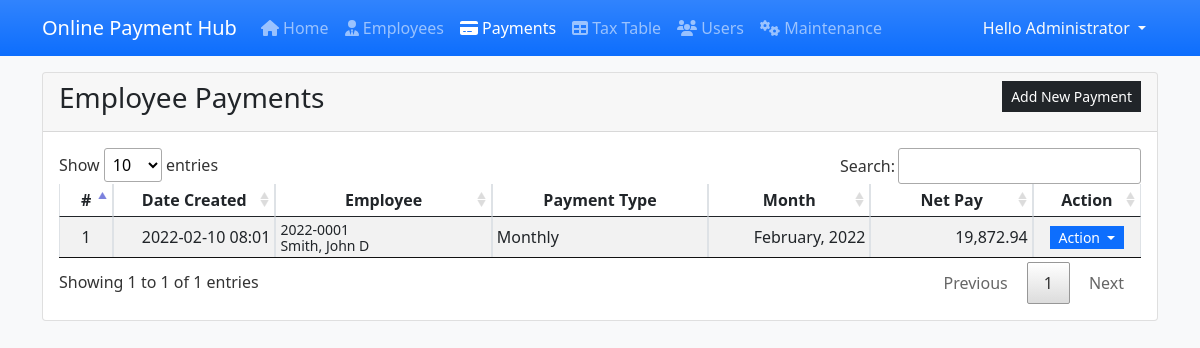
Screenshot of /spms/admin/?page=payroll_list (signed in) with the database file from the repository.
### tables this page shows
CREATE TABLE IF NOT EXISTS `payroll_list` (
  `payroll_id` int(11) NOT NULL AUTO_INCREMENT PRIMARY KEY,
  `employee_id` int(11) NOT NULL,
  `payroll_type` tinyint(1) NOT NULL DEFAULT 1,
  `payroll_month` varchar(50) NOT NULL,
  `salary` double NOT NULL DEFAULT 0,
  `present` double NOT NULL DEFAULT 0,
  `absent` double NOT NULL DEFAULT 0,
  `late_undertime` double NOT NULL DEFAULT 0,
  `late_undertime_deduction` double NOT NULL DEFAULT 0,
  `overtime` double NOT NULL DEFAULT 0,
  `overtime_amount` double NOT NULL DEFAULT 0,
  `total_earnings` double NOT NULL DEFAULT 0,
  `total_deduction` double NOT NULL DEFAULT 0,
  `taxable_income` double NOT NULL DEFAULT 0,
  `gross_income` double NOT NULL DEFAULT 0,
  `withholding_tax` double NOT NULL DEFAULT 0,
  `net_pay` double NOT NULL DEFAULT 0,
  `date_created` timestamp NOT NULL DEFAULT current_timestamp(),
  KEY `employee_id` (`employee_id`)
);

CREATE TABLE IF NOT EXISTS `employee_list` (
  `employee_id` int(11) NOT NULL AUTO_INCREMENT PRIMARY KEY,
  `code` varchar(100) NOT NULL,
  `firstname` text NOT NULL,
  `middlename` text DEFAULT NULL,
  `lastname` text NOT NULL,
  `gender` varchar(50) NOT NULL,
  `dob` date NOT NULL,
  `email` text NOT NULL,
  `contact` text NOT NULL,
  `address` text NOT NULL,
  `department_id` int(11) NOT NULL,
  `designation_id` int(11) NOT NULL,
  `monthly_salary` double NOT NULL,
  `status` tinyint(1) NOT NULL DEFAULT 1,
  `date_created` timestamp NOT NULL DEFAULT current_timestamp(),
  KEY `department_id` (`department_id`),
  KEY `designation_id` (`designation_id`)
);

### spms/admin/payroll_list.php (the view, shortened to what this page needs)
<div class="card">
    <div class="card-header d-flex justify-content-between">
        <h3 class="card-title">Employee Payments</h3>
        <div class="card-tools align-middle">
            <a class="btn btn-dark btn-sm py-1 rounded-0" href="./?page=manage_payroll" id="create_new">Add New Payment</a>
        </div>
    </div>
    <div class="card-body">
        <table class="table table-hover table-striped table-bordered">
            <colgroup>
                <col width="5%">
                <col width="15%">
                <col width="20%">
                <col width="20%">
                <col width="15%">
                <col width="15%">
                <col width="10%">
            </colgroup>
            <thead>
                <tr>
                    <th class="text-center p-0">#</th>
                    <th class="text-center p-0">Date Created</th>
                    <th class="text-center p-0">Employee</th>
                    <th class="text-center p-0">Payment Type</th>
                    <th class="text-center p-0">Month</th>
                    <th class="text-center p-0">Net Pay</th>
                    <th class="text-center p-0">Action</th>
                </tr>
            </thead>
            <tbody>
                <?php
                $sql = "SELECT p.*,CONCAT(e.lastname , ', ' , e.firstname , ' ' , COALESCE(e.middlename,'')) as name,e.code FROM payroll_list p inner join employee_list e on p.employee_id = e.employee_id order by p.payroll_id desc";
                $qry = $conn->query($sql);
                $i = 1;
                    while($row = $qry->fetch_assoc()):
                ?>
                <tr>
                    <td class="text-center p-0"><?php echo $i++; ?></td>
                    <td class="py-0 px-1 text-end"><?php echo date("Y-m-d H:i",strtotime($row['date_created'])) ?></td>
                    <td class="py-0 px-1 lh-1">
                        <small><?php echo $row['code'] ?></small><br>
                        <small><?php echo $row['name'] ?></small>
                    </td>
                    <td class="py-0 px-1"><?php echo ($row['payroll_type'] ?? 1) == 1 ? "Monthly" : "Semi-Monthly" ?></td>
                    <td class="py-0 px-1 text-end"><?php echo date("F, Y",strtotime($row['payroll_month'])) ?></td>
                    <td class="py-0 px-1 text-end"><?php echo number_format($row['net_pay'],2) ?></td>
                    <td class="text-center py-0 px-1">
                        <div class="btn-group" role="group">
                            <button id="btnGroupDrop1" type="button" class="btn btn-primary dropdown-toggle btn-sm rounded-0 py-0" data-bs-toggle="dropdown" aria-expanded="false">
                            Action
                            </button>
                        </div>
                    </td>
                </tr>
                <?php endwhile; ?>
            </tbody>
        </table>
    </div>
</div>

### spms/admin/index.php (style rules this page uses)
:root { --bs-success-rgb:71, 222, 152 !important; }
html,body { height:100%; width:100%; }

### rows the page displays
payroll_list: date_created "2022-02-10 08:01", employee.code "2022-0001", name "Smith, John D", payroll_type "Monthly", payroll_month "February, 2022", net_pay "19,872.94"

### other values shown
$_SESSION['fullname'] "Administrator"
